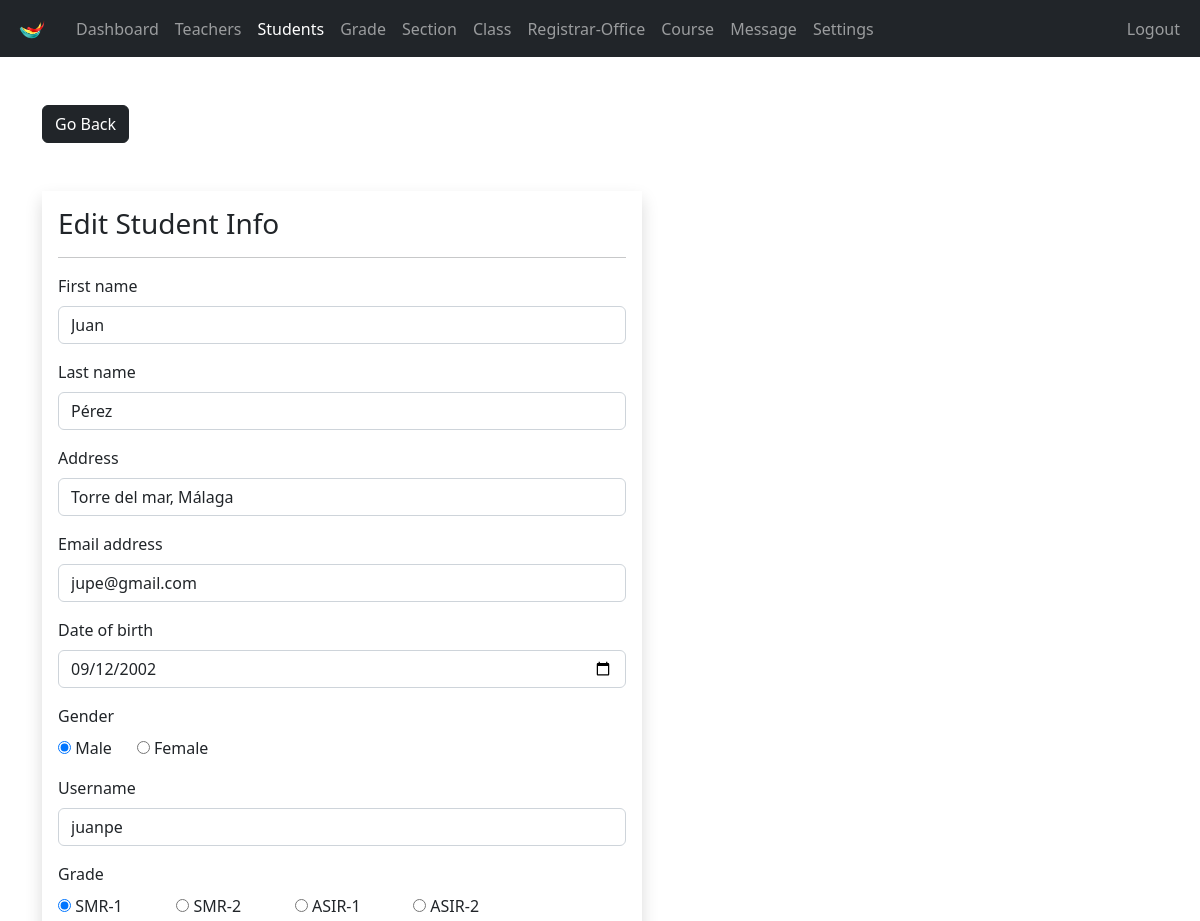
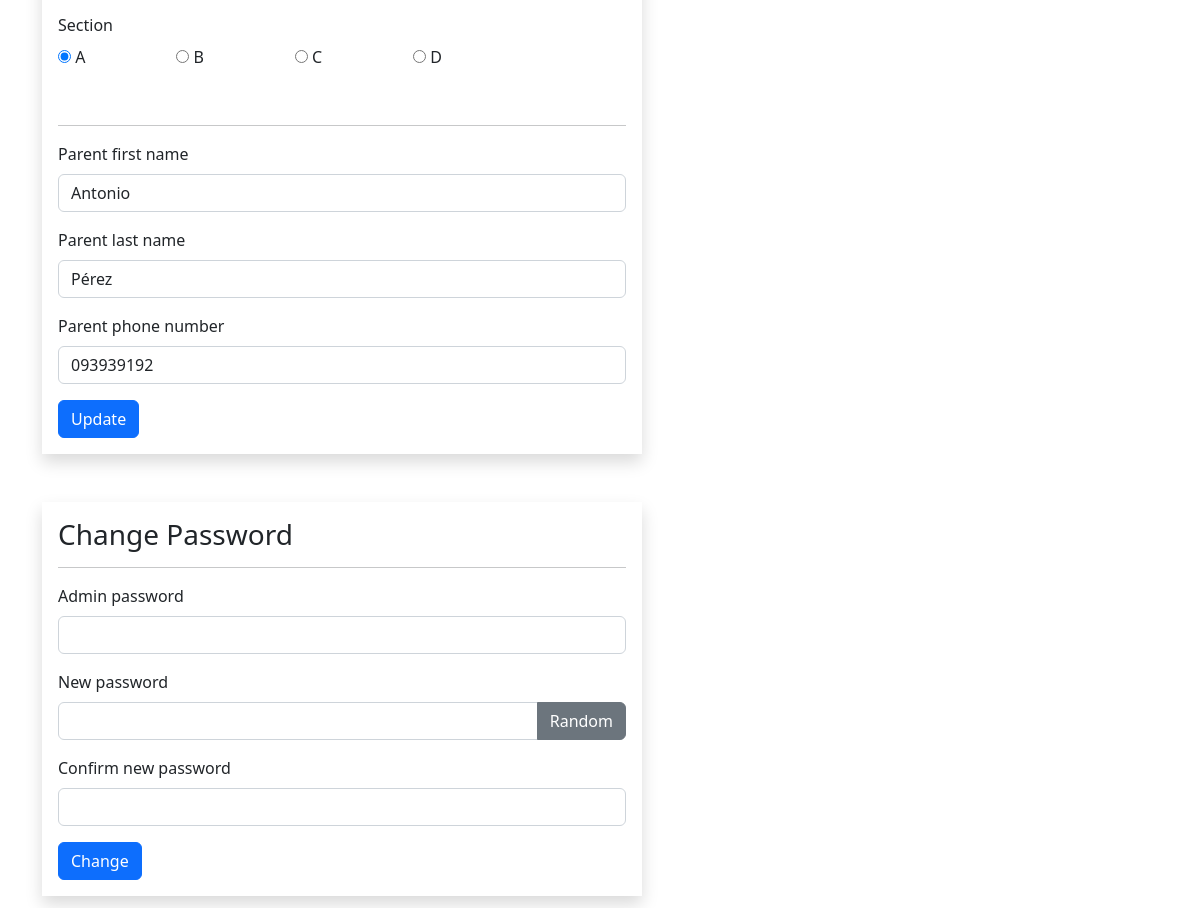
Screenshot of /admin/student-edit.php?student_id=1 (signed in) with the database file from the repository (2 pictures, top to bottom).
### tables this page shows
CREATE TABLE `students` (
  `student_id` int(11) NOT NULL,
  `username` varchar(127) NOT NULL,
  `password` varchar(255) NOT NULL,
  `fname` varchar(127) NOT NULL,
  `lname` varchar(255) NOT NULL,
  `grade` int(11) NOT NULL,
  `section` int(11) NOT NULL,
  `address` varchar(31) NOT NULL,
  `gender` varchar(7) NOT NULL,
  `email_address` varchar(255) NOT NULL,
  `date_of_birth` date NOT NULL,
  `date_of_joined` timestamp NULL DEFAULT current_timestamp(),
  `parent_fname` varchar(127) NOT NULL,
  `parent_lname` varchar(127) NOT NULL,
  `parent_phone_number` varchar(31) NOT NULL
);

CREATE TABLE `grades` (
  `grade_id` int(11) NOT NULL,
  `grade` varchar(31) NOT NULL,
  `grade_code` varchar(7) NOT NULL
);

CREATE TABLE `section` (
  `section_id` int(11) NOT NULL,
  `section` varchar(7) NOT NULL
);

### admin/data/student.php (called while the page is built, shortened)
<?php
function getStudentById($id, $conn)
{
    $sql = "SELECT * FROM students
           WHERE student_id=?";
    $stmt = $conn->prepare($sql);
    $stmt->execute([$id]);
    if ($stmt->rowCount() == 1) {
        $student = $stmt->fetch();
        return $student;
    } else {
        return 0;
    }
}

### admin/data/grade.php (called while the page is built, shortened)
<?php
function getAllGrades($conn)
{
    $sql = "SELECT * FROM grades";
    $stmt = $conn->prepare($sql);
    $stmt->execute();
    if ($stmt->rowCount() >= 1) {
        $grades = $stmt->fetchAll();
        return $grades;
    } else {
        return 0;
    }
}

### admin/data/section.php (called while the page is built, shortened)
<?php
function getAllSections($conn)
{
    $sql = "SELECT * FROM section";
    $stmt = $conn->prepare($sql);
    $stmt->execute();
    if ($stmt->rowCount() >= 1) {
        $sections = $stmt->fetchAll();
        return $sections;
    } else {
        return 0;
    }
}

### admin/student-edit.php (the view, shortened to what this page needs)
<?php
if (
    isset($_SESSION['admin_id']) &&
    isset($_SESSION['role'])     &&
    isset($_GET['student_id'])
) {
    if ($_SESSION['role'] == 'Admin') {
        include "../DB_connection.php";
        include "data/grade.php";
        include "data/student.php";
        include "data/section.php";
        $grades = getAllGrades($conn);
        $sections = getAllsections($conn);
        $student_id = $_GET['student_id'];
        $student = getStudentById($student_id, $conn);
?>
        <!DOCTYPE html>
        <html lang="en">
        <head>
            <link rel="stylesheet" href="https://cdn.jsdelivr.net/npm/bootstrap@5.2.0/dist/css/bootstrap.min.css">
            <link rel="stylesheet" href="../css/style.css">
            <link rel="stylesheet" href="https://cdnjs.cloudflare.com/ajax/libs/font-awesome/4.7.0/css/font-awesome.min.css">
        </head>
        <body>
            <?php
            include "inc/navbar.php";
            ?>
            <div class="container mt-5">
                <a href="student.php" class="btn btn-dark">Go Back</a>
                <form method="post" class="shadow p-3 mt-5 form-w" action="req/student-edit.php">
                    <h3>Edit Student Info</h3>
                    <hr>
                    <div class="mb-3">
                        <label class="form-label">First name</label>
                        <input type="text" class="form-control" value="<?= $student['fname'] ?>" name="fname">
                    </div>
                    <div class="mb-3">
                        <label class="form-label">Last name</label>
                        <input type="text" class="form-control" value="<?= $student['lname'] ?>" name="lname">
                    </div>
                    <div class="mb-3">
                        <label class="form-label">Address</label>
                        <input type="text" class="form-control" value="<?= $student['address'] ?>" name="address">
                    </div>
                    <div class="mb-3">
                        <label class="form-label">Email address</label>
                        <input type="text" class="form-control" value="<?= $student['email_address'] ?>" name="email_address">
                    </div>
                    <div class="mb-3">
                        <label class="form-label">Date of birth</label>
                        <input type="date" class="form-control" value="<?= $student['date_of_birth'] ?>" name="date_of_birth">
                    </div>
                    <div class="mb-3">
                        <label class="form-label">Gender</label><br>
                        <input type="radio" value="Male" <?php if ($student['gender'] == 'Male') echo 'checked';  ?> name="gender"> Male
                        &nbsp;&nbsp;&nbsp;&nbsp;
                        <input type="radio" value="Female" <?php if ($student['gender'] == 'Female') echo 'checked';  ?> name="gender"> Female
                    </div>
                    <div class="mb-3">
                        <label class="form-label">Username</label>
                        <input type="text" class="form-control" value="<?= $student['username'] ?>" name="username">
                    </div>
                    <div class="mb-3">
                        <label class="form-label">Grade</label>
                        <div class="row row-cols-5">
                            <?php
                            $grade_ids = str_split(trim($student['grade']));
                            foreach ($grades as $grade) {
                                $checked = 0;
                                foreach ($grade_ids as $grade_id) {
                                    if ($grade_id == $grade['grade_id']) {
                                        $checked = 1;
                                    }
                                }
                            ?>
                                <div class="col">
                                    <input type="radio" name="grade" <?php if ($checked) echo "checked"; ?> value="<?= $grade['grade_id'] ?>">
                                    <?= $grade['grade_code'] ?>-<?= $grade['grade'] ?>
                                </div>
                            <?php } ?>
                        </div>
                    </div>
                    <div class="mb-3">
                        <label class="form-label">Section</label>
                        <div class="row row-cols-5">
                            <?php
                            $section_ids = str_split(trim($student['section']));
                            foreach ($sections as $section) {
                                $checked = 0;
                                foreach ($section_ids as $section_id) {
                                    if ($section_id == $section['section_id']) {
                                        $checked = 1;
                                    }
                                }
                            ?>
                                <div class="col">
                                    <input type="radio" name="section" <?php if ($checked) echo "checked"; ?> value="<?= $section['section_id'] ?>">
                                    <?= $section['section'] ?>
                                </div>
                            <?php } ?>
                        </div>
                    </div>
                    <br>
                    <hr>
                    <div class="mb-3">
                        <label class="form-label">Parent first name</label>
                        <input type="text" class="form-control" value="<?= $student['parent_fname'] ?>" name="parent_fname">
                    </div>
                    <div class="mb-3">
                        <label class="form-label">Parent last name</label>
                        <input type="text" class="form-control" value="<?= $student['parent_lname'] ?>" name="parent_lname">
                    </div>
                    <div class="mb-3">
                        <label class="form-label">Parent phone number</label>
                        <input type="text" class="form-control" value="<?= $student['parent_phone_number'] ?>" name="parent_phone_number">
                    </div>
                    <button type="submit" class="btn btn-primary">
                        Update</button>
                </form>
                <form method="post" class="shadow p-3 my-5 form-w" action="req/student-change.php" id="change_password">
                    <h3>Change Password</h3>
                    <hr>
                    <div class="mb-3">
                        <div class="mb-3">
                            <label class="form-label">Admin password</label>
                            <input type="password" class="form-control" name="admin_pass">
                        </div>
                        <label class="form-label">New password </label>
                        <div class="input-group mb-3">
                            <input type="text" class="form-control" name="new_pass" id="passInput">
                            <button class="btn btn-secondary" id="gBtn">
                                Random</button>
                        </div>
                    </div>
                    <div class="mb-3">
                        <label class="form-label">Confirm new password </label>
                        <input type="text" class="form-control" name="c_new_pass" id="passInput2">
                    </div>
                    <button type="submit" class="btn btn-primary">
                        Change</button>
                </form>
            </div>
        </body>
        </html>
<?php
    } else {
        header("Location: student.php");
        exit;
    }
} else {
    header("Location: student.php");
    exit;
}
?>

### css/style.css (style rules this page uses)
.form-w { max-width: 600px; width: 100%; }

### rows the page displays
students: fname "Juan", lname "Pérez", address "Torre del mar, Málaga", email_address "jupe@gmail.com", date_of_birth "09/12/2002", gender "☑", username "juanpe", grade "☑", section "☑", parent_fname "Antonio", parent_lname "Pérez", parent_phone_number "093939192"
grades: grade_code "SMR", grade "1"
grades: grade_code "SMR", grade "2"
grades: grade_code "ASIR", grade "1"
grades: grade_code "ASIR", grade "2"
section: section "A"
section: section "B"
section: section "C"
section: section "D"
